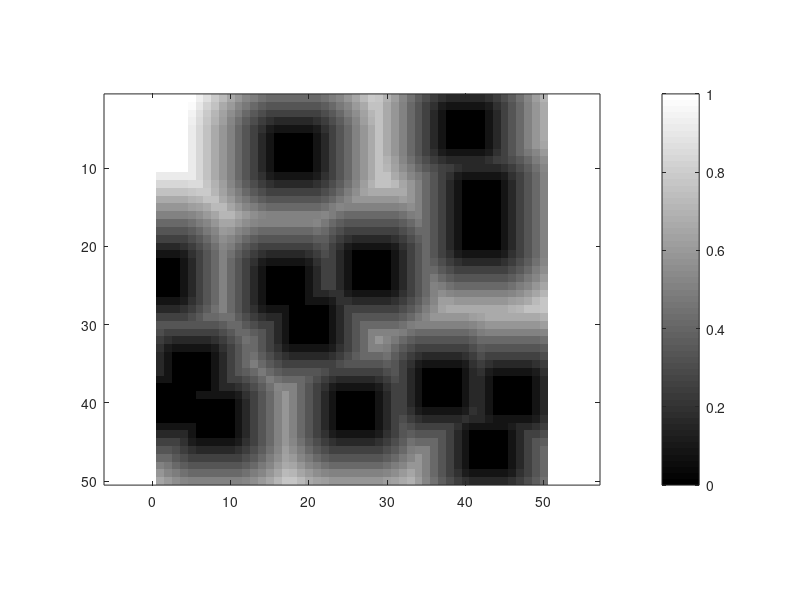

MATLAB code for this plot: (Note: this script raises an error after producing the figure.)
clear;
clc;

filas = 50;
columnas = 50;

%% Mapa de velocidades
file = fopen('velocities_map.txt','r');

matriz = zeros(filas, columnas); 

% Leer los datos línea por línea y almacenarlos en la matriz
for i = 1:filas
    linea = fgetl(file); % Leer una línea del archivo como string
    if ischar(linea)
        line = sscanf(linea, '%f')';
        matriz(i, :) = sscanf(linea, '%f')'; % Convertir la línea a números y almacenarla
    else
        error('Se alcanzó el final del archivo antes de leer todas las filas.');
    end
end

% Cerrar el archivo
fclose(file);


% Crear figura
figure;

% Usar colormap en escala de grises
colormap(gray);  % Usar escala de grises: negro (0) a blanco (1)

% Mostrar el mapa
imagesc(matriz);
axis equal;  % Mantener proporciones cuadradas
colorbar;
clim([0 1]);  % Ajustar límites de color entre 0 y 1

% Etiquetas y título
title('Mapa de Velocidades', 'FontSize', 12);
xlabel('X', 'FontSize', 11);
ylabel('Y', 'FontSize', 11);
set(gca, 'FontSize', 10);


%% Mapa de tiempos
file = fopen('times_map.txt','r');

matriz = zeros(filas, columnas); 

% Leer los datos línea por línea y almacenarlos en la matriz
for i = 1:filas
    linea = fgetl(file); % Leer una línea del archivo como string
    if ischar(linea)
        line = sscanf(linea, '%f')';
        matriz(i, :) = sscanf(linea, '%f')'; % Convertir la línea a números y almacenarla
    else
        error('Se alcanzó el final del archivo antes de leer todas las filas.');
    end
end

% Cerrar el archivo
fclose(file);


umbralMax = 200; 

% Crear una copia de la matriz con valores limitados a 200
matrizClipped = matriz;  
matrizClipped(matriz > umbralMax) = umbralMax; 
% Graficar la matriz con imágenes de escala de colores
figure;
imagesc(matrizClipped);  
colorbar; % Agregar barra de colores para referencia

% Ajustar la escala de colores con valores limitados
clim([min(matriz(:)), umbralMax]); 

% Usar un colormap donde los valores pequeños sean cálidos y los grandes fríos
colormap(jet);  % Otras opciones: parula, turbo, hot

% Etiquetas y título
title('Mapa de Colores de la Matriz');
xlabel('Columnas');
ylabel('Filas');
